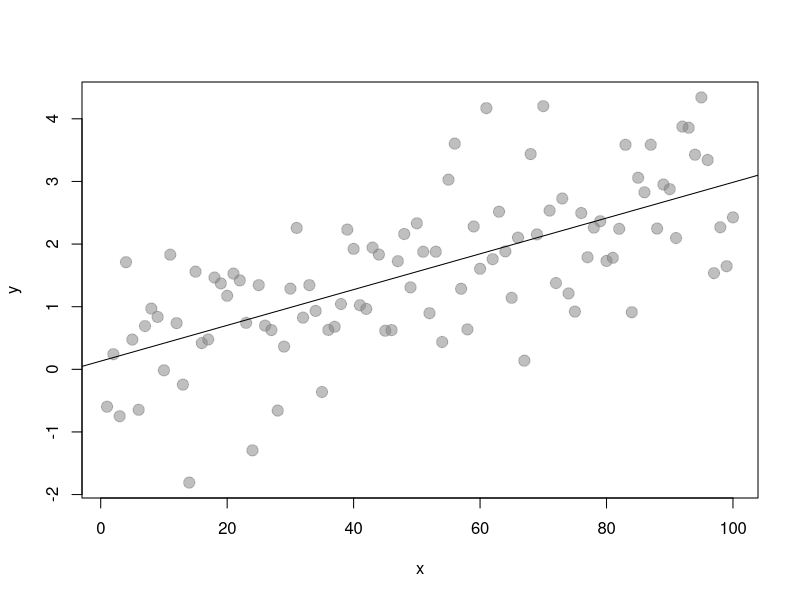
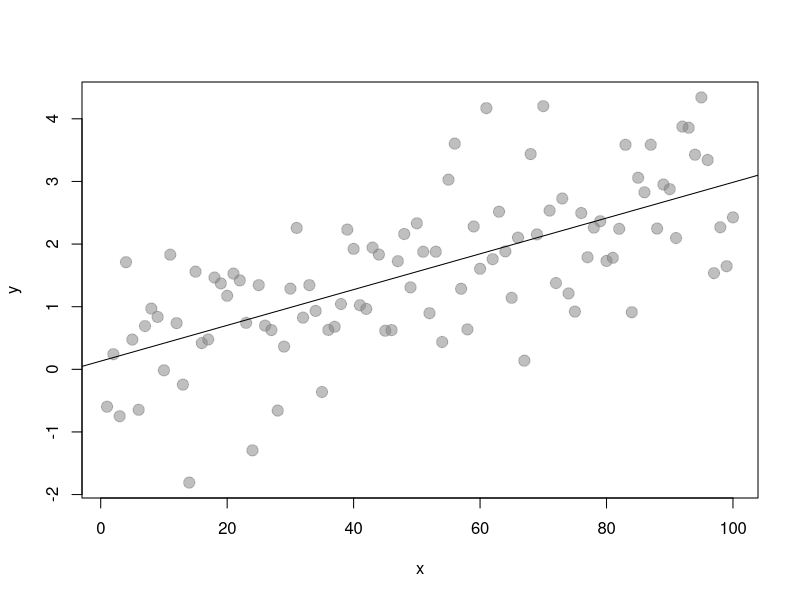

Generate these figures, in order, with R: (Note: this script raises an error after producing the figures.)

################### Write to a png/pdf
set.seed(1)
x <- 1:100
y <- 0.029*x + rnorm(100)

pdf("sample.pdf", 7, 5)
plot(x, y, pch=19, col=rgb(0.5, 0.5, 0.5, 0.5), cex=1.5)
abline(lm(y ~ x))
dev.off()
getwd()
setwd("/Users/alitaatian/Desktop/QF104_Spring2020")

png("sample1.png", 490, 350)
plot(x, y, pch=19, col=rgb(0.5, 0.5, 0.5, 0.5), cex=1.5)
abline(lm(y ~ x))
dev.off()

############
JPM_1
plot(JPM_1)
plot(JPM_2)
hist(JPM_1)
length(JPM_1)
CC_dailyReturn<-diff(log(coredata(JPM_1)))
CC_dailyReturn_1<-diff(log(JPM_1))

class(CC_dailyReturn_1)
#daily_return=log(p2/p1)=log(p2)-log(p1)
#daily_return=p2/p1 - 1
class(CC_dailyReturn)
length(CC_dailyReturn_1)
plot(CC_dailyReturn)
W<-index(JPM_1)
length(W)
W[2:43]
myReturn <- xts(x = CC_dailyReturn, order.by = W[1:42])
class(myReturn)
plot(myReturn)

plot(CC_dailyReturn_1)
hist(CC_dailyReturn_1)
hist(JPM_1)
########## Fitting a normal distribution to the histogram
m<-mean(coredata(CC_dailyReturn_1[2:43]))
std<-sqrt(var(CC_dailyReturn_1[2:43]))
hist(CC_dailyReturn_1, density=20, breaks=20, prob=TRUE, 
     xlab="x-variable", 
     main="normal curve over histogram")
curve(dnorm(x, mean=m, sd=std), 
      col="darkblue", lwd=2, add=TRUE, yaxt="n")
